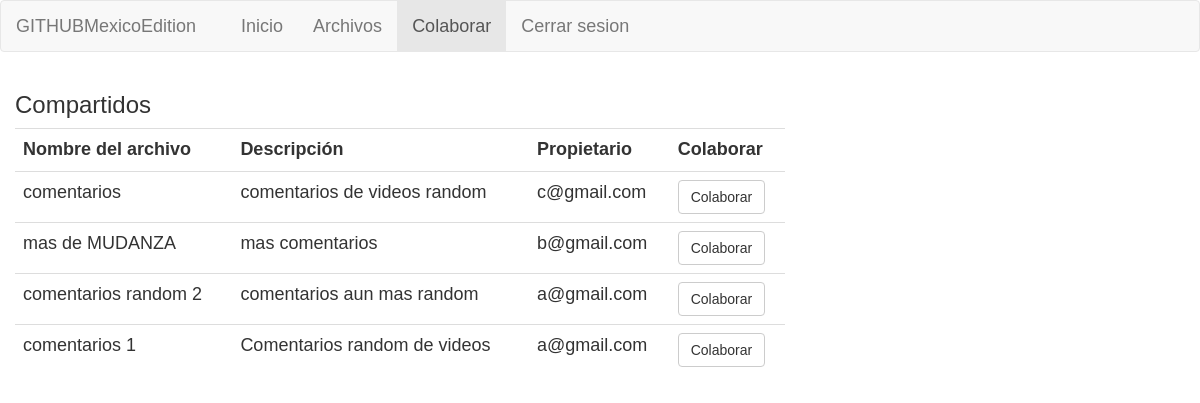
/ColaborarPrincipal.php, run on an earlier commit of the app's database.
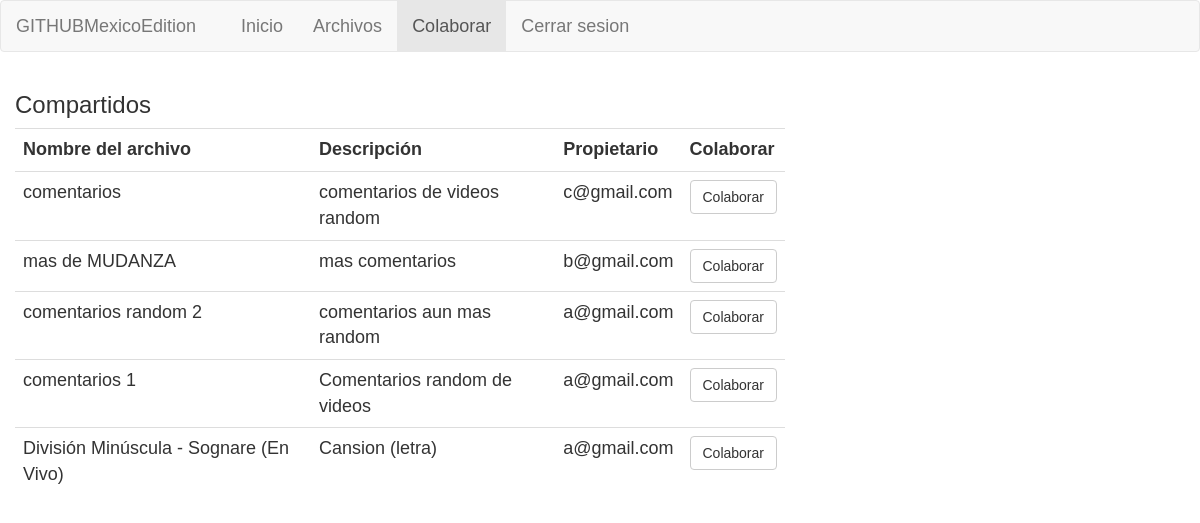
And on a later commit of the database.
### tables this page shows
CREATE TABLE `archivo` (
  `idARCH` int(10) NOT NULL,
  `id_propietario` int(10) NOT NULL,
  `fechaInicioARCH` datetime NOT NULL,
  `textoARCH` text NOT NULL,
  `tituloARCH` text NOT NULL,
  `tipoARCH` varchar(20) NOT NULL,
  `descARCH` text NOT NULL,
  `culminado` int(10) NOT NULL
);

CREATE TABLE `usuarios` (
  `idUSR` int(10) NOT NULL,
  `nombreUSR` varchar(50) NOT NULL,
  `passUSR` varchar(50) NOT NULL,
  `correoUSR` varchar(50) NOT NULL
);

### consultas.php (called while the page is built, shortened)
<?php
    function consultaArchivosCompAgenos($idPropietario){
        $conexion = conectarDB();
        $consulta = "SELECT * FROM `archivo` INNER JOIN `usuarios` ON `id_propietario`= `idUSR` WHERE NOT (`idUSR` = '$idPropietario' ) AND `tipoARCH` = 'COMPARTIDO' ORDER BY fechaInicioARCH DESC ";
	    $resultado = mysqli_query( $conexion, $consulta ) or die ( "Algo ha ido mal en la consulta a la base de datos");
        $res = array();
        while ($columna = mysqli_fetch_array( $resultado )){
            $aux= array();
            array_push($aux, $columna['idARCH'], $columna['tituloARCH'], $columna['descARCH'], $columna['nombreUSR'], $columna['correoUSR']);
            array_push($res, $aux);
        }
        return $res;
    }
?>

### ColaborarPrincipal.php (the view, shortened to what this page needs)
<!DOCTYPE html>
<html lang="es">
<head>
  <link rel="stylesheet" href="https://maxcdn.bootstrapcdn.com/bootstrap/3.4.0/css/bootstrap.min.css">
</head>
<body>
<?php
  include_once 'consultas.php';
  $usrS = new UserSession();
?>
    <nav class="navbar navbar-default">
    <div class="container-fluid">
        <div class="navbar-header">
        <a class="navbar-brand" href="#">GITHUBMexicoEdition</a>
        </div>
        <div class="navbar-header">
        <a class="navbar-brand" href="#"><?php echo $usrS->getnomUsr(); ?></a>
        </div>
        <ul class="nav navbar-nav">
        <li><a href="index.php">Inicio</a></li>
        <li><a href="archivosPrincipal.php">Archivos</a></li>
        <li class="active"><a href="ColaborarPrincipal.php">Colaborar</a></li>
        <li><a href="logout.php">Cerrar sesion</a></li>
        </ul>
    </div>
    </nav>
    <div class="col-sm-8">
            <div class="row">
                <div class="col-sm-12">
                    <h3>Compartidos</h3>
                </div>
            </div>
            <table class="table">
                <tr>
                    <th>
                        Nombre del archivo
                    </th>
                    <th>
                        Descripción
                    </th>
                    <th>
                        Propietario
                    </th>
                    <th>
                        Colaborar
                    </th>
                </tr>
                <?php
                    $archivosCompartidos = consultaArchivosCompAgenos($usrS->getidUsr());
                    foreach ($archivosCompartidos as $value) {
                ?>
                <tr>
                    <form method="POST" action="solicitudDeColaboracion.php">
                        <td>
                            <?php
                                echo $value[1];
                            ?>
                        </td>
                        <td>
                            <?php
                                echo $value[2];
                            ?>
                        </td>
                        <td>
                            <?php
                                echo $value[4];
                            ?>
                        </td>
                        <td>
                            <button type="submit" class="btn btn-default">Colaborar</button>
                        </td>
                    </form>
                </tr>
                <?php
                    }
                ?>
            </table>
        </div>
</body>
</html>

What changed in the data, as far as the page shows it:
now on this page (row edited): archivo: tituloARCH "División Minúscula - Sognare (En Vivo)", descARCH "Cansion (letra)", id_propietario.correoUSR "a@gmail.com"
